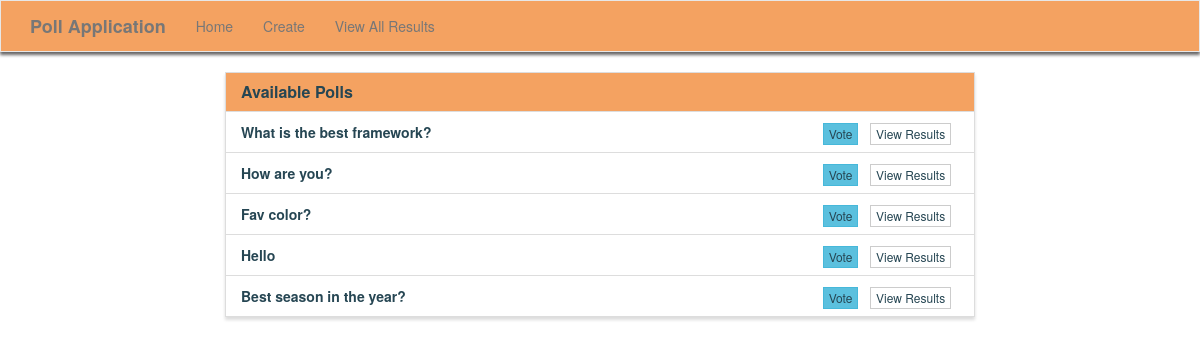
Before: / with the older database file.
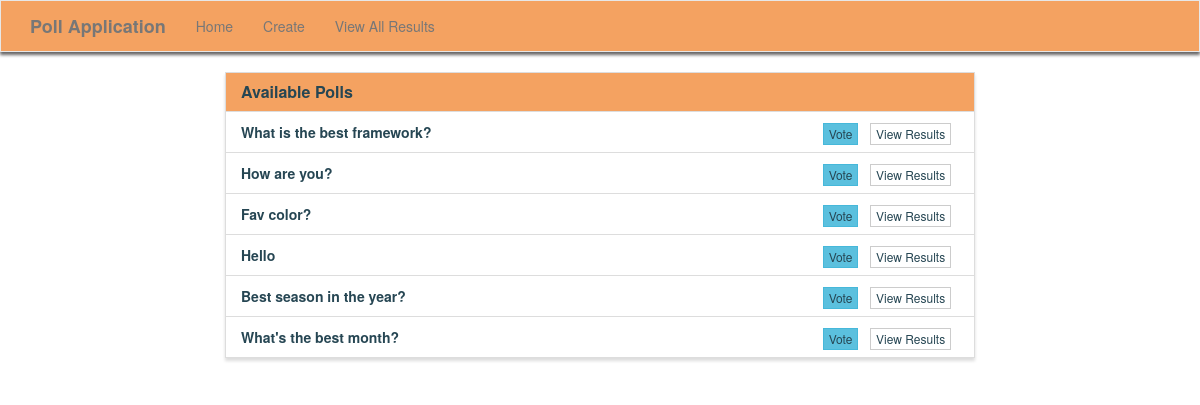
After: the same page with the newer database file.
### poll/models.py (models this page shows, shortened)
class Poll(models.Model):
    question = models.TextField()
    option_one = models.CharField(max_length=30)
    option_two = models.CharField(max_length=30)
    option_three = models.CharField(max_length=30)
    option_one_count = models.IntegerField(default=0)
    option_two_count = models.IntegerField(default=0)
    option_three_count = models.IntegerField(default=0)

### poll/views.py (the view)
# urls.py: 2. Add a URL to urlpatterns:  path('', views.home, name='home')
def home(request):
    polls = Poll.objects.all()
    context = {
        'polls' : polls
    }
    return render(request, 'poll/home.html', context)

### poll/templates/poll/home.html (shortened to what this page needs)
{% extends "poll/base.html" %}
{% block main %}
<div class="row">
    <div class="col-lg-8 col-lg-offset-2">
        <div class="panel panel-default">
            <div class="panel-heading">
                <h3 class="panel-title">Available Polls</h3>
            </div>
            <ul class="list-group">
                {% for poll in polls %}
                <li class="list-group-item">
                    <strong>{{ poll.question }}</strong>
                    <span class="pull-right">
                        <a href="{% url 'vote' poll.id %}" class="btn btn-info btn-xs">Vote</a> &nbsp;
                        <a href="{% url 'results' poll.id %}" class="btn btn-default btn-xs">View Results</a> &nbsp;
                    </span>
                </li>
                {% endfor %}
            </ul>
        </div>
    </div>
</div>
{% endblock %}

Changed rows visible on the page:
added Poll: question "What's the best month?"
